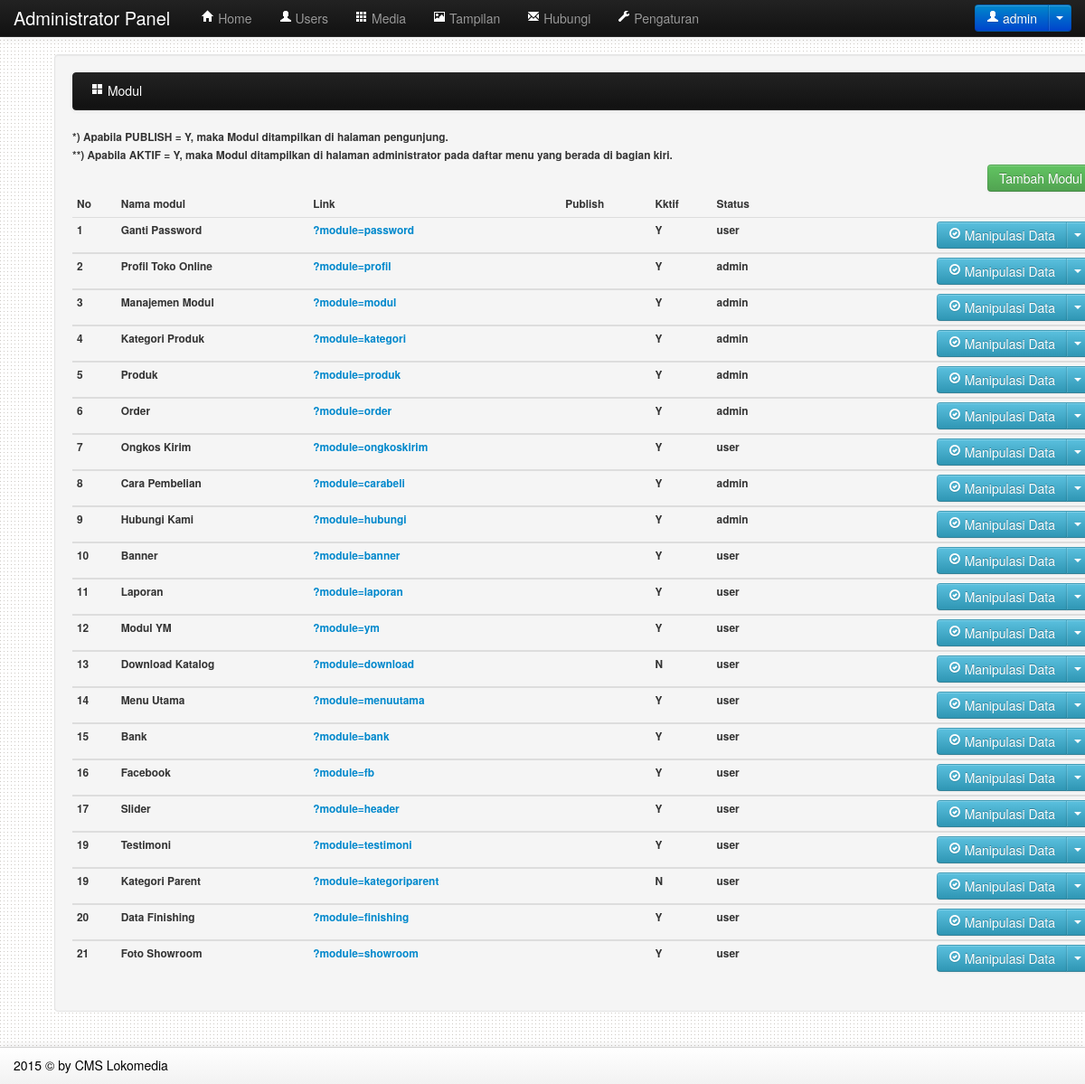
Screenshot of /adminweb/media.php?module=modul (signed in) with the database file from the repository.
### tables this page shows
CREATE TABLE IF NOT EXISTS `modul` (
  `id_modul` int(5) NOT NULL AUTO_INCREMENT,
  `nama_modul` varchar(50) NOT NULL,
  `link` varchar(100) NOT NULL,
  `static_content` text NOT NULL,
  `gambar` varchar(100) NOT NULL,
  `status` enum('user','admin') NOT NULL,
  `aktif` enum('Y','N') NOT NULL,
  `urutan` int(5) NOT NULL,
  `nama_toko` varchar(100) NOT NULL,
  `meta_deskripsi` varchar(200) NOT NULL,
  `meta_keyword` varchar(200) NOT NULL,
  `email_pengelola` varchar(100) NOT NULL,
  `nomor_rekening` varchar(100) NOT NULL,
  `nomor_hp` varchar(20) NOT NULL,
  PRIMARY KEY (`id_modul`)
);

### adminweb/modul/mod_modul/modul.php (the view, shortened to what this page needs)
<?php
 if (empty($_SESSION['username']) AND empty($_SESSION['passuser'])){
  echo "<link href='style.css' rel='stylesheet' type='text/css'>
 <center>Untuk mengakses modul, Anda harus login <br>";
  echo "<a href=../../index.php><b>LOGIN</b></a></center>";
}
else{
$aksi="modul/mod_modul/aksi_modul.php";
switch($_GET[act]){
  default:
    echo "<div class='well'>
	<div class='navbar navbar-inverse'>
<div class='navbar-inner'>
<div class='container'>
<ul class='nav'>
<li><div style='color:white; padding-top:9px; text-align:left;'><i class='icon-th-large icon-white'></i> Modul</div></li>
</ul>
</div>
</div>
</div><h6>
          <div id=paging>
          *) Apabila PUBLISH = Y, maka Modul ditampilkan di halaman pengunjung. <br />
          **) Apabila AKTIF = Y, maka Modul ditampilkan di halaman administrator pada daftar menu yang berada di bagian kiri.</div>
		  <input type=button value='Tambah Modul' onclick=location.href='?module=modul&act=tambahmodul' class='btn btn-success pull-right'><br />
          <table class='table table-condensed' width=100%>
          <thead><tr><th>No</th><th>Nama modul</th><th>Link</th><th>Publish</th><th>Kktif</th><th>Status</th><th></th></tr></thead>";
    $tampil=mysql_query("SELECT * FROM modul ORDER BY urutan");
    while ($r=mysql_fetch_array($tampil)){
      echo "<tbody><tr><td>$r[urutan]</td>
            <td>$r[nama_modul]</td>
            <td><a href=$r[link]>$r[link]</a></td>
            <td align=center>$r[publish]</td>
            <td align=center>$r[aktif]</td>
            <td>$r[status]</td>
			<td>
				<div class='btn-group drodown pull-right'>
  <button class='btn btn-info'><i class='icon-ok-circle icon-white'></i> Manipulasi Data</button>
  <button class='btn btn-info dropdown-toggle' data-toggle='dropdown'>
    <span class='caret'></span>
  </button>
  <ul class='dropdown-menu'>
  	<li><a href=?module=modul&act=editmodul&id=$r[id_modul]><i class='icon-pencil icon'></i> Edit Data</a></li>
    <li><a href=\"$aksi?module=modul&act=hapus&id=$r[id_modul]\" onClick=\"return confirm('Apakah Anda benar-benar mau menghapusnya?')\"><i class='icon-trash icon'></i> Hapus Data</a></li>
  </ul>
</div></td>
			</tr></tbody>";
    }
    echo "</table></h6></div>";
    break;
}
}
?>

### rows the page displays
modul: urutan "1", nama_modul "Ganti Password", link "?module=password", aktif "Y", status "user"
modul: urutan "2", nama_modul "Profil Toko Online", link "?module=profil", aktif "Y", status "admin"
modul: urutan "3", nama_modul "Manajemen Modul", link "?module=modul", aktif "Y", status "admin"
modul: urutan "4", nama_modul "Kategori Produk", link "?module=kategori", aktif "Y", status "admin"
modul: urutan "5", nama_modul "Produk", link "?module=produk", aktif "Y", status "admin"
modul: urutan "6", nama_modul "Order", link "?module=order", aktif "Y", status "admin"
modul: urutan "7", nama_modul "Ongkos Kirim", link "?module=ongkoskirim", aktif "Y", status "user"
modul: urutan "8", nama_modul "Cara Pembelian", link "?module=carabeli", aktif "Y", status "admin"
modul: urutan "9", nama_modul "Hubungi Kami", link "?module=hubungi", aktif "Y", status "admin"
modul: urutan "10", nama_modul "Banner", link "?module=banner", aktif "Y", status "user"
modul: urutan "11", nama_modul "Laporan", link "?module=laporan", aktif "Y", status "user"
modul: urutan "12", nama_modul "Modul YM", link "?module=ym", aktif "Y", status "user"
modul: urutan "13", nama_modul "Download Katalog", link "?module=download", aktif "N", status "user"
modul: urutan "14", nama_modul "Menu Utama", link "?module=menuutama", aktif "Y", status "user"
modul: urutan "15", nama_modul "Bank", link "?module=bank", aktif "Y", status "user"
modul: urutan "16", nama_modul "Facebook", link "?module=fb", aktif "Y", status "user"
modul: urutan "17", nama_modul "Slider", link "?module=header", aktif "Y", status "user"
modul: urutan "19", nama_modul "Testimoni", link "?module=testimoni", aktif "Y", status "user"
modul: urutan "19", nama_modul "Kategori Parent", link "?module=kategoriparent", aktif "N", status "user"
modul: urutan "20", nama_modul "Data Finishing", link "?module=finishing", aktif "Y", status "user"
modul: urutan "21", nama_modul "Foto Showroom", link "?module=showroom", aktif "Y", status "user"

### other values shown
$_SESSION[namauser] "admin"
